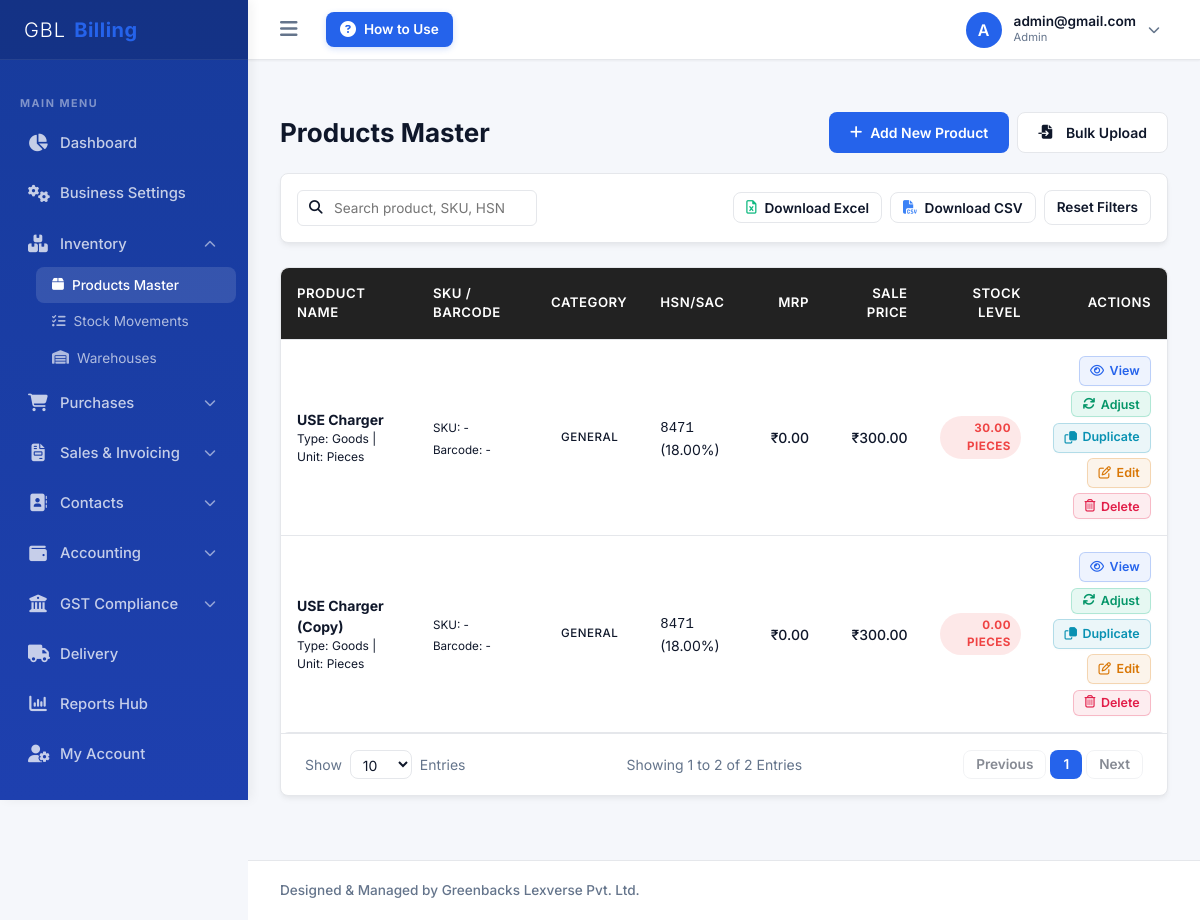
/company/products/ (signed in), run on the app's committed database.
### billing/models.py (models this page shows, shortened)
class CustomUser(AbstractUser):
    ROLE_CHOICES = [
        ('SUPERADMIN', 'System Superadmin'),  # For Admin Panel Owner
        ('ADMIN', 'Company Admin'),           # Company Owner
        ('ACCOUNTANT', 'Accountant'),
        ('BILLING_STAFF', 'Billing Staff'),
        ('SALES_STAFF', 'Sales Staff'),
        ('INVENTORY_STAFF', 'Inventory Staff'),
    ]
    company = models.ForeignKey(Company, on_delete=models.CASCADE, null=True, blank=True, related_name='users')
    role = models.CharField(max_length=20, choices=ROLE_CHOICES, default='ADMIN')
    mobile = models.CharField(max_length=15, blank=True, null=True)
    profile_photo = models.ImageField(upload_to='profile_photos/', blank=True, null=True)
    updated_at = models.DateTimeField(auto_now=True, null=True)
    def get_profile_photo_url(self):
        if self.profile_photo:
            try:
                timestamp = int(self.updated_at.timestamp()) if self.updated_at else 1
                return f"{self.profile_photo.url}?v={timestamp}"
            except Exception:
                return self.profile_photo.url
        return None

class Product(models.Model):
    TYPES = [('GOODS', 'Goods'), ('SERVICES', 'Services')]
    company = models.ForeignKey(Company, on_delete=models.CASCADE)
    name = models.CharField(max_length=200)
    product_type = models.CharField(max_length=10, choices=TYPES, default='GOODS')
    sku = models.CharField(max_length=100, blank=True, null=True)
    barcode = models.CharField(max_length=100, blank=True, null=True)
    category = models.ForeignKey(Category, on_delete=models.SET_NULL, null=True, blank=True)
    brand = models.ForeignKey(Brand, on_delete=models.SET_NULL, null=True, blank=True)
    hsn_sac = models.ForeignKey(HSNSACMaster, on_delete=models.SET_NULL, null=True, blank=True)
    unit = models.ForeignKey(Unit, on_delete=models.SET_NULL, null=True, blank=True)
    description = models.TextField(blank=True, null=True)
    image = models.ImageField(upload_to='products/', blank=True, null=True)
    purchase_price = models.DecimalField(max_digits=12, decimal_places=2, default=Decimal('0.00'))
    selling_price = models.DecimalField(max_digits=12, decimal_places=2, default=Decimal('0.00'))
    mrp = models.DecimalField(max_digits=12, decimal_places=2, default=Decimal('0.00'))
    wholesale_price = models.DecimalField(max_digits=12, decimal_places=2, default=Decimal('0.00'))
    retail_price = models.DecimalField(max_digits=12, decimal_places=2, default=Decimal('0.00'))
    min_selling_price = models.DecimalField(max_digits=12, decimal_places=2, default=Decimal('0.00'))
    tax_inclusive = models.BooleanField(default=False)
    track_inventory = models.BooleanField(default=True)
    allow_negative_stock = models.BooleanField(default=False)
    current_stock = models.DecimalField(max_digits=12, decimal_places=2, default=Decimal('0.00'))
    min_stock = models.DecimalField(max_digits=12, decimal_places=2, default=Decimal('0.00'))
    max_stock = models.DecimalField(max_digits=12, decimal_places=2, default=Decimal('0.00'))
    is_active = models.BooleanField(default=True)
    created_at = models.DateTimeField(auto_now_add=True)

class Unit(models.Model):
    company = models.ForeignKey(Company, on_delete=models.CASCADE)
    name = models.CharField(max_length=50)  # e.g., PCS, KG, LTR, BOX, MTR
    code = models.CharField(max_length=10)  # UQC code for GST e.g. BAG-BAGS
    class Meta:
        unique_together = ('company', 'name')

class HSNSACMaster(models.Model):
    TYPES = [('HSN', 'HSN (Goods)'), ('SAC', 'SAC (Services)')]
    company = models.ForeignKey(Company, on_delete=models.CASCADE, null=True, blank=True) # Null for system default
    code = models.CharField(max_length=20)
    description = models.TextField()
    type = models.CharField(max_length=3, choices=TYPES, default='HSN')
    category = models.CharField(max_length=100, blank=True, null=True)
    sub_category = models.CharField(max_length=100, blank=True, null=True)
    gst_rate = models.DecimalField(max_digits=5, decimal_places=2, default=Decimal('18.00'))
    cgst_rate = models.DecimalField(max_digits=5, decimal_places=2, null=True, blank=True)
    sgst_rate = models.DecimalField(max_digits=5, decimal_places=2, null=True, blank=True)
    igst_rate = models.DecimalField(max_digits=5, decimal_places=2, null=True, blank=True)
    cess_rate = models.DecimalField(max_digits=5, decimal_places=2, default=Decimal('0.00'))
    uqc = models.CharField(max_length=20, blank=True, null=True, default='PCS')
    effective_from = models.DateField(null=True, blank=True)
    effective_to = models.DateField(null=True, blank=True)
    is_active = models.BooleanField(default=True)
    created_by = models.ForeignKey('CustomUser', on_delete=models.SET_NULL, null=True, blank=True, related_name='created_hsn_codes')
    created_at = models.DateTimeField(auto_now_add=True, null=True)
    updated_at = models.DateTimeField(auto_now=True, null=True)
    class Meta:
        verbose_name = 'HSN/SAC Master'
        verbose_name_plural = 'HSN/SAC Masters'
        constraints = [
            models.UniqueConstraint(
                fields=['type', 'code'],
                condition=models.Q(company__isnull=True),
                name='unique_system_hsn_sac_code'
            ),
            models.UniqueConstraint(
                fields=['company', 'type', 'code'],
                condition=models.Q(company__isnull=False),
                name='unique_company_hsn_sac_code'
            ),
        ]

### billing/views.py (the view, shortened to what this page needs)
# urls.py: path('company/products/', views.ProductListView.as_view(), name='product_list'),
class ProductListView(CompanyRequiredMixin, CompanyQuerySetMixin, PaginationMixin, ListView):
    model = Product
    template_name = 'company/product_list.html'
    context_object_name = 'products'
    def get_queryset(self):
        qs = super().get_queryset().filter(is_active=True)
        search = self.request.GET.get('search')
        return qs
    def get_context_data(self, **kwargs):
        context = super().get_context_data(**kwargs)
        from .models import Warehouse
        context['warehouses'] = Warehouse.objects.filter(company=self.request.user.company, is_active=True)
        return context

### templates/company/product_list.html (shortened to what this page needs)
{% extends 'base_company.html' %}
{% block sub_products %}sub-item-active{% endblock %}
{% block content %}
<div class="page-header">
    <h1 class="page-title">Products Master</h1>
    <div style="display: flex; gap: 0.5rem; flex-wrap: wrap;">
        <a href="{% url 'product_add' %}" class="btn btn-primary">
            <i class="fa-solid fa-plus"></i> Add New Product
        </a>
        <button type="button" class="btn btn-secondary" onclick="openBulkUploadModal()">
            <i class="fa-solid fa-file-import" style="margin-right: 0.35rem;"></i> Bulk Upload
        </button>
    </div>
</div>
<div class="card-container" style="margin-bottom: 1.5rem;">
    <div class="card-body" style="padding: 1rem;">
        <form method="GET" style="display: flex; gap: 1rem; align-items: center; justify-content: space-between; flex-wrap: wrap;">
            <div>
                {% include 'common_table_search.html' with placeholder="Search product, SKU, HSN..." %}
            </div>
            <div style="display: flex; gap: 0.5rem; align-items: center;">
                <button type="button" class="btn btn-secondary" onclick="exportTableData('excel', 'Products_Master')" style="font-size: 0.85rem; padding: 0.4rem 0.75rem;" title="Download Excel">
                    <i class="fa-regular fa-file-excel" style="color: #10b981;"></i> Download Excel
                </button>
                <button type="button" class="btn btn-secondary" onclick="exportTableData('csv', 'Products_Master')" style="font-size: 0.85rem; padding: 0.4rem 0.75rem;" title="Download CSV">
                    <i class="fa-solid fa-file-csv" style="color: #3b82f6;"></i> Download CSV
                </button>
                <a href="{% url 'product_list' %}" class="btn btn-secondary" style="font-size: 0.85rem; padding: 0.4rem 0.75rem;">Reset Filters</a>
            </div>
        </form>
    </div>
</div>
<div class="table-container-ajax" id="table-container">
<div class="card-container">
    <div class="table-responsive">
        <table class="custom-table">
            <thead>
                <tr>
                    <th>Product Name</th>
                    <th>SKU / Barcode</th>
                    <th>Category</th>
                    <th>HSN/SAC</th>
                    <th style="text-align: right;">MRP</th>
                    <th style="text-align: right;">Sale Price</th>
                    <th style="text-align: right;">Stock Level</th>
                    <th style="text-align: right;">Actions</th>
                </tr>
            </thead>
            <tbody>
                {% for prod in products %}
                    <tr>
                        <td>
                            <strong>{{ prod.name }}</strong>
                            <div style="font-size: 0.75rem; color: var(--muted-foreground);">Type: {{ prod.get_product_type_display }} | Unit: {{ prod.unit.name|default:"PCS" }}</div>
                        </td>
                        <td>
                            <div><small>SKU: {{ prod.sku|default:"-" }}</small></div>
                            <div><small>Barcode: {{ prod.barcode|default:"-" }}</small></div>
                        </td>
                        <td><span class="badge badge-secondary" style="font-weight: 500;">{{ prod.category.name|default:"General" }}</span></td>
                        <td><code>{{ prod.hsn_sac.code|default:"-" }}</code> ({{ prod.hsn_sac.gst_rate }}%)</td>
                        <td style="text-align: right; font-weight: 500; color: var(--muted-foreground);">₹{{ prod.mrp }}</td>
                        <td style="text-align: right; font-weight: 500;">₹{{ prod.selling_price }}</td>
                        <td style="text-align: right;">
                            <span class="badge {% if prod.current_stock <= prod.min_stock and prod.track_inventory %}badge-danger{% else %}badge-success{% endif %}" style="font-weight: 700;">
                                {{ prod.current_stock }} {{ prod.unit.name|default:"PCS" }}
                            </span>
                        </td>
                        <td style="text-align: right;">
                            <div style="display: flex; flex-direction: column; gap: 0.35rem; align-items: flex-end;">
                                <a href="{% url 'product_view' prod.id %}" class="btn-action-view" title="View Details">
                                    <i class="fa-regular fa-eye"></i> View
                                </a>
                                <button onclick="openAdjustModal('{{ prod.id }}', '{{ prod.name }}', '{{ prod.current_stock }}')" class="btn-action-convert" title="Adjust Stock">
                                    <i class="fa-solid fa-arrows-rotate"></i> Adjust
                                </button>
                                <a href="{% url 'product_duplicate' prod.id %}" class="btn-action-duplicate" title="Duplicate Product">
                                    <i class="fa-regular fa-copy"></i> Duplicate
                                </a>
                                <a href="{% url 'product_edit' prod.id %}" class="btn-action-edit" title="Edit Product">
                                    <i class="fa-regular fa-pen-to-square"></i> Edit
                                </a>
                                <button type="button" onclick="triggerGlobalDelete('/api/delete/product/{{ prod.id }}/', '{{ prod.name }}')" class="btn-action-delete" title="Delete Product">
                                    <i class="fa-regular fa-trash-can"></i> Delete
                                </button>
                            </div>
                        </td>
                    </tr>
                {% empty %}
                    <tr>
                        <td colspan="8" style="text-align: center; color: var(--muted-foreground); padding: 2rem;">No products found. Click "Add New Product" to populate your inventory.</td>
                    </tr>
                {% endfor %}
            </tbody>
        </table>
    </div>
    {% include 'common_pagination.html' %}
</div>
</div>
{% endblock %}

### templates/base.html (shortened to what this page needs)
{% load static %}
<!DOCTYPE html>
<html lang="en">
<head>
    <link href="https://cdnjs.cloudflare.com/ajax/libs/font-awesome/6.4.0/css/all.min.css" rel="stylesheet">
    <link rel="stylesheet" href="{% static 'css/styles.css' %}">
</head>
<body>
    <div class="app-container">
        <aside class="sidebar" id="sidebar">
            <div class="sidebar-header">
                <div class="sidebar-logo">
                    <span style="color: #ffffff; font-weight: 300; letter-spacing: 1px;">GBL</span><span style="color: #2563eb; font-weight: 700; letter-spacing: 0.5px;">Billing</span>
                </div>
            </div>
            <ul class="sidebar-menu">
                {% block sidebar_menu %}{% endblock %}
            </ul>
        </aside>
        <div class="main-wrapper">
            <header class="app-header">
                <div class="header-left">
                    <button type="button" class="toggle-sidebar-btn" id="toggle-sidebar" onclick="toggleAppSidebar(event)" title="Toggle Sidebar">
                        <i class="fa-solid fa-bars"></i>
                    </button>
                    <a href="{% url 'how_to_use' %}" class="btn-how-to-use" title="How to Use - User Guide">
                        <i class="fa-solid fa-circle-question"></i>
                        <span>How to Use</span>
                    </a>
                </div>
                <div class="header-right">
                    <div class="profile-trigger-container" id="profile-area">
                        <div class="user-profile" id="profile-btn">
                            <div class="user-avatar" id="header-user-avatar-box">
                                {% if request.user.get_profile_photo_url %}
                                    <img id="header-user-avatar" src="{{ request.user.get_profile_photo_url }}" alt="Profile" style="width: 100%; height: 100%; object-fit: cover; border-radius: 50%;">
                                {% else %}
                                    <span id="header-user-initial">{{ request.user.username|slice:":1"|upper }}</span>
                                {% endif %}
                            </div>
                            <div class="user-info-text">
                                <div style="font-size: 0.85rem; font-weight: 600; line-height: 1.2;">{{ request.user.username }}</div>
                                <div style="font-size: 0.7rem; color: var(--muted); text-transform: capitalize;">{{ request.user.role|lower }}</div>
                            </div>
                            <i class="fa-solid fa-chevron-down dropdown-arrow"></i>
                        </div>
                    </div>
                </div>
            </header>
            <main class="content-body">
                {% block content %}{% endblock %}
            </main>
            <footer class="app-footer">
                <div style="font-size: 0.85rem; font-weight: 500;">Designed & Managed by Greenbacks Lexverse Pvt. Ltd.</div>
            </footer>
        </div>
    </div>
</body>
</html>

### data on the page
CustomUser: user.username "A", user.username "admin@gmail.com", user.role "Admin"
Product: name "USE Charger", product_type "Goods", unit.name "Pieces", sku "-", barcode "-", category.name "GENERAL", hsn_sac.code "8471", hsn_sac.gst_rate "18.00", mrp "0.00", selling_price "300.00", current_stock "30.00", unit.name "PIECES"
Product: name "USE Charger (Copy)", product_type "Goods", unit.name "Pieces", sku "-", barcode "-", category.name "GENERAL", hsn_sac.code "8471", hsn_sac.gst_rate "18.00", mrp "0.00", selling_price "300.00", current_stock "0.00", unit.name "PIECES"

### other printed values
{{ page_obj.start_index }} "1"
{{ page_obj.end_index }} "2"
{{ page_obj.paginator.count }} "2"
{{ num }} "1"
